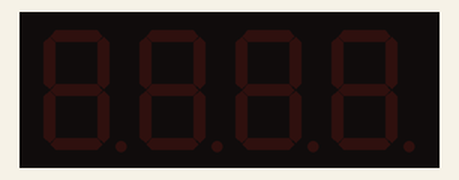
The sketch below on a simulated Arduino Uno, built with avr-gcc and run on an emulated ATmega328P. On the bench: 4-digit seven-segment display.

Above: at 0.1 s.
At 1.36 s:
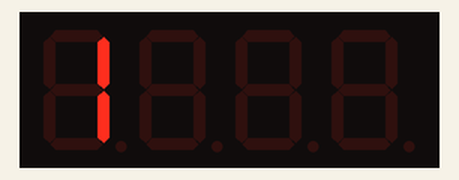
At 2.99 s:
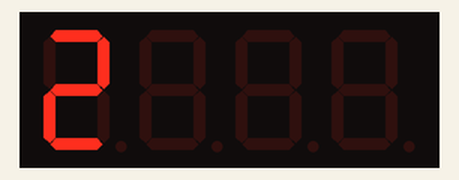
At 6.02 s:
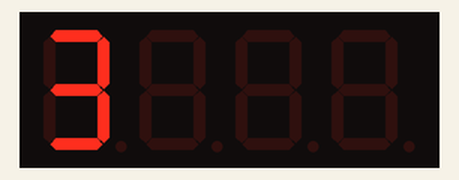
At 9.29 s:
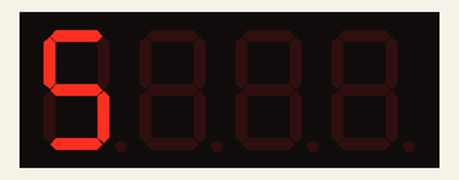
At 11.85 s:
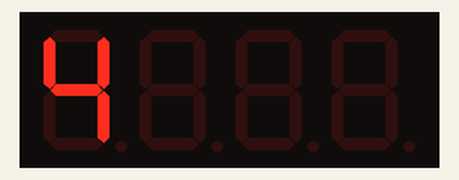

Measured:
- by itself, everything shown: repeats every 11.2 s, in 48 steps

The sketch:

215.ino
```cpp
#include <TM1637Display.h>  // Include the TM1637 display library

// Pin definitions for the TM1637 module
const int clkPin = 2;  // CLK pin for TM1637
const int dioPin = 3;  // DIO pin for TM1637

// Create an instance of the TM1637 display
TM1637Display display(clkPin, dioPin);

// Array of digits to display
const int digits[] = {0, 1, 2, 3, 4, 5};
const int numDigits = sizeof(digits) / sizeof(digits[0]);

// Timing variables
unsigned long previousMillis = 0;
const long interval = 1000;  // Time interval for scrolling (1 second)

// Brightness levels (0-7 for TM1637)
int brightness = 0;

void setup() {
  display.setBrightness(brightness);  // Set initial brightness
}

void loop() {
  unsigned long currentMillis = millis();

  // Check if the interval has passed
  if (currentMillis - previousMillis >= interval) {
    previousMillis = currentMillis;

    // Scroll the digits to the left
    scrollDigits();

    // Change brightness for the next iteration
    brightness = (brightness + 1) % 8;  // Cycle through brightness levels (0-7)
    display.setBrightness(brightness);  // Update brightness
  }
}

// Function to scroll digits to the left
void scrollDigits() {
  for (int i = 0; i < numDigits; i++) {
    // Show the current digit
    display.showNumberDec(digits[i], false, 1, 0);
    delay(200);  // Short delay for visibility

    // Clear the display
    display.clear();
  }
}
```
